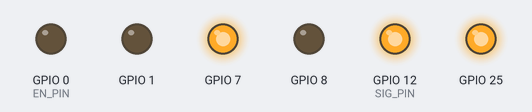
A program run on a simulated Raspberry Pi (BCM pin numbers). Parts: output pins drawn as LEDs (lit = HIGH). Random numbers come from a fixed seed; what the program prints to the terminal is not drawn.

Above: at 0.1 s.
At 4.1 s:
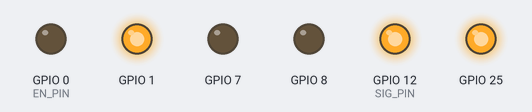
At 8.1 s:
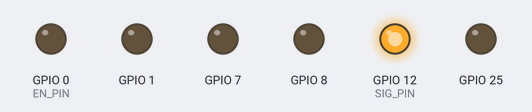
At 18.1 s:
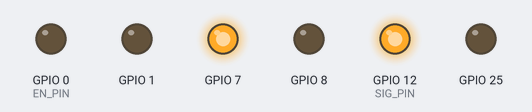
At 28.1 s:
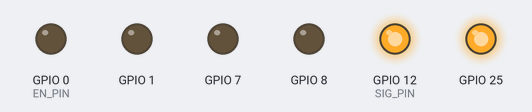
At 38.1 s:
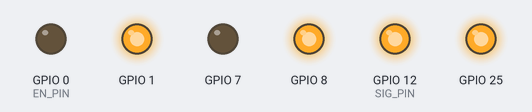
Timing chart, 0 to 39.6 s (numbered marks = the images above):
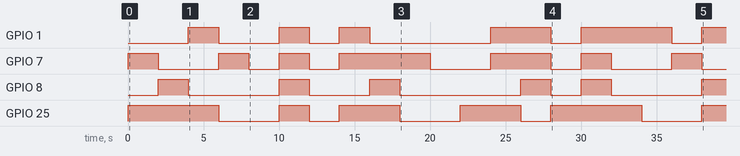

Measured:
- by itself, GPIO 1: LOW → HIGH at 4.0 s, → LOW 2.0 s later, → HIGH 4.0 s later, → LOW 2.0 s later, … (11 changes in this stretch)
- by itself, GPIO 7: LOW → HIGH at 0.00 s, → LOW 2.0 s later, → HIGH 4.0 s later, → LOW 2.0 s later, … (14 changes in this stretch)
- by itself, GPIO 8: LOW → HIGH at 2.0 s, → LOW 2.0 s later, → HIGH 6.0 s later, → LOW 2.0 s later, … (11 changes in this stretch)
- by itself, GPIO 25: LOW → HIGH at 0.00 s, → LOW 6.0 s later, → HIGH 4.0 s later, → LOW 2.0 s later, … (11 changes in this stretch)

The program:

demo.py
```python
from mux import LaserMUX
import time

# Your pin configuration
mux = LaserMUX(
    S0=25,
    S1=8,
    S2=7,
    S3=1,
    SIG_PIN=12,
    EN_PIN=0,
    num_leds=16
)

try:
    while True:
        mux.pick_random_led()
        time.sleep(2)

except KeyboardInterrupt:
    print("Exiting...")
    mux.cleanup()
```

mux.py
```python
import RPi.GPIO as GPIO
import time
import random


class LaserMUX:
    def __init__(self, S0, S1, S2, S3, SIG_PIN, EN_PIN, num_leds=16):
        GPIO.setmode(GPIO.BCM)

        self.S0 = S0
        self.S1 = S1
        self.S2 = S2
        self.S3 = S3
        self.SIG_PIN = SIG_PIN
        self.EN_PIN = EN_PIN
        self.num_leds = num_leds

        self.current_channel = -1

        # Setup pins
        GPIO.setup(self.S0, GPIO.OUT)
        GPIO.setup(self.S1, GPIO.OUT)
        GPIO.setup(self.S2, GPIO.OUT)
        GPIO.setup(self.S3, GPIO.OUT)
        GPIO.setup(self.SIG_PIN, GPIO.OUT)
        GPIO.setup(self.EN_PIN, GPIO.OUT)

        # Enable MUX (active LOW)
        GPIO.output(self.EN_PIN, GPIO.LOW)

        # Keep signal ON
        GPIO.output(self.SIG_PIN, GPIO.HIGH)

        print("MUX Initialized")

    def select_channel(self, channel):
        """Select one of 16 channels (C1–C16)"""
        GPIO.output(self.S0, channel & 0x01)
        GPIO.output(self.S1, (channel >> 1) & 0x01)
        GPIO.output(self.S2, (channel >> 2) & 0x01)
        GPIO.output(self.S3, (channel >> 3) & 0x01)

    def pick_random_led(self):
        """Select a random LED different from previous"""
        new_channel = random.randint(0, self.num_leds - 1)

        while new_channel == self.current_channel:
            new_channel = random.randint(0, self.num_leds - 1)

        self.current_channel = new_channel
        mux_channel = new_channel + 1   # C1–C16

        self.select_channel(mux_channel)

        print(f"LED Index: {new_channel}  →  MUX Channel: C{mux_channel}")

        return mux_channel

    def cleanup(self):
        GPIO.cleanup()
```
